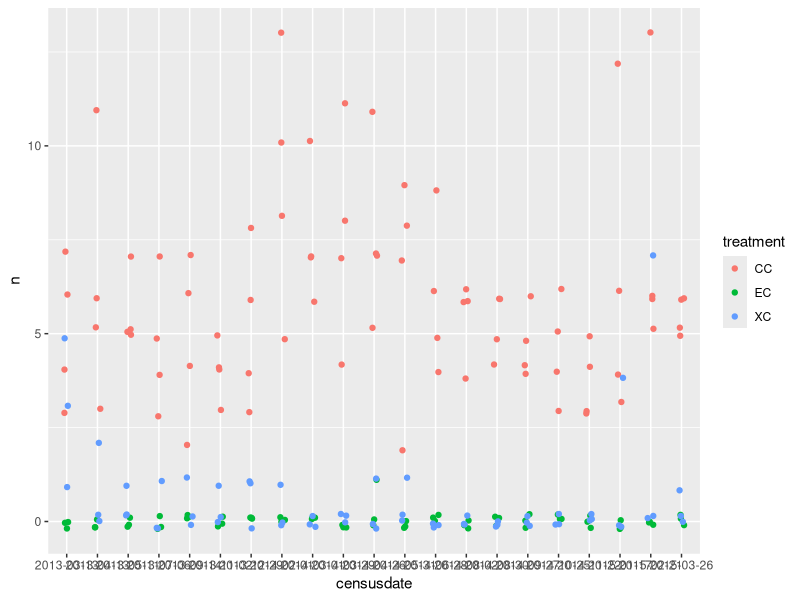

R code for this plot: (Note: this script raises an error after producing the figure.)
# comparing values (number of dipos, number of non-dipo species, and total energy) between treatments, before treatment change in 2015

library(multcomp)
library(dplyr)
library('mgcv')
library(ggplot2)

# dipos -----
df1 = read.csv('Data/Dipo_counts.csv') %>% 
  filter(numericdate<16.543) %>%
  mutate(plot = factor(plot))
# plot data
ggplot(df1, aes(x=censusdate, y=n, colour=treatment)) + geom_jitter(width=.1, height=.2)

# model krat abundance
dipo.mod <- gam(n ~ treatment + numericdate + s(plot, bs = 're'), data = df1,
                family = poisson(), method ='REML')
summary(dipo.mod)

## Achim Zeileis answered a Q on Crossvalidated on this topic, so we can
## follow him and use a hand-crafted contrast matrix.
## https://stats.stackexchange.com/a/376257/1390

# test for pairwise differences using glht (general linear hypothesis)
contr <- matrix(0, nrow = 3, ncol = length(coef(dipo.mod)))
colnames(contr) <- names(coef(dipo.mod))
rownames(contr) <- c("EC - CC", "XC - CC", "XC - EC")
contr[, 2:3] <- rbind(c(1, 0), c(0, 1), c(-1, 1))
dipo.glht <- glht(dipo.mod, linfct = contr)
summary(dipo.glht)                        # summary

# small granivores ----
df2 = read.csv('Data/SmallGranivores.csv') %>% 
  filter(numericdate<16.543) %>%
  mutate(plot = factor(plot))
ggplot(df2, es(x=censusdate, y=n, colour=treatment)) + geom_jitter(width=.1, height=.2)

# model small granivore abundance
sm.mod <- gam(n ~ treatment + numericdate + s(plot, bs = 're'), data = df2,
              family = poisson(), method = 'REML')
summary(sm.mod)
plot(sm.mod, pages = 1)

# test for pairwise differences using glht (general linear hypothesis)
contr <- matrix(0, nrow = 3, ncol = length(coef(sm.mod)))
colnames(contr) <- names(coef(sm.mod))
rownames(contr) <- c("EC - CC", "XC - CC", "XC - EC")
contr[, 2:3] <- rbind(c(1, 0), c(0, 1), c(-1, 1))
sm.glht <- glht(sm.mod, linfct = contr)
summary(sm.glht)                        # summary

# energy ---- 
df3 = read.csv('Data/TotalCommunityEnergy.csv') %>% 
  filter(numericdate<16.543) %>%
  mutate(plot = factor(plot))
ggplot(df3, aes(x=censusdate, y=n, colour=treatment)) +geom_jitter(width=.1, height=.2)

# model total metabolic energy
en.mod <- gam(n ~ treatment + numericdate + s(plot, bs = 're'), data = df3,
              family = tw, method = "REML")
summary(en.mod)

# test for pairwise differences using glht (general linear hypothesis)
contr <- matrix(0, nrow = 3, ncol = length(coef(en.mod)))
colnames(contr) <- names(coef(en.mod))
rownames(contr) <- c("EC - CC", "XC - CC", "XC - EC")
contr[, 2:3] <- rbind(c(1, 0), c(0, 1), c(-1, 1))
en.glht <- glht(en.mod, linfct = contr)
summary(en.glht)                        # summary


# ========================================================================
# create boxplots for supplement
dipobox = ggplot(df1,aes(x=treatment,y=n, colour=treatment)) + 
  geom_boxplot() +
  ggtitle('Kangaroo rat abundances 2013-2015') +
  scale_colour_manual(values=cbPalette) +
  labs(y = 'Count', x = NULL) +
  scale_x_discrete(breaks=c("CC","EC","XC"),
                   labels=c("long-term\n control", "kangaroo rat\n removal", "rodent\n removal")) +
  theme(legend.position = 'none')
dipobox
ggsave('Figures/DipoCountBoxplot.pdf',dipobox,width=6,height=2.5)

smgranbox = ggplot(df2,aes(x=treatment,y=n, colour=treatment)) + 
  geom_boxplot() +
  ggtitle('Small granivore abundances 2013-2015') +
  scale_colour_manual(values=cbPalette) +
  labs(y = 'Count', x = NULL) +
  scale_x_discrete(breaks=c("CC","EC","XC"),
                   labels=c("long-term\n control", "kangaroo rat\n removal", "rodent\n removal")) +
  theme(legend.position = 'none')
smgranbox

df2 %>%
  group_by(treatment) %>%
  summarise(avg = mean(n), sd = sd(n))

ggsave('Figures/SmallGranivoreBoxplot.pdf',smgranbox,width=6,height=2.5)

energybox = ggplot(df3,aes(x=treatment,y=n, colour=treatment)) + 
  geom_boxplot() +
  ggtitle('Metabolic Flux 2013-2015') +
  scale_colour_manual(values=cbPalette) +
  labs(y = 'Metabolic Flux', x = NULL) +
  scale_x_discrete(breaks=c("CC","EC","XC"),
                   labels=c("long-term\n control", "kangaroo rat\n removal", "rodent\n removal")) +
  theme(legend.position = 'none')
energybox

df3 %>%
  group_by(treatment) %>%
  summarise(avg = mean(n), sd = sd(n))

ggsave('Figures/TotalEnergyBoxplot.pdf',energybox,width=6,height=2.5)
